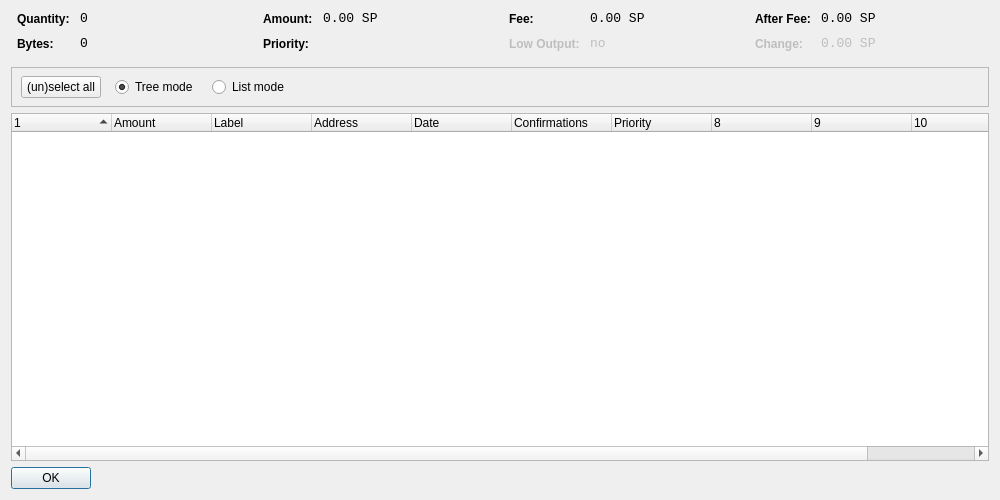
<?xml version="1.0" encoding="UTF-8"?>
<ui version="4.0">
 <class>CoinControlDialog</class>
 <widget class="QDialog" name="CoinControlDialog">
  <property name="geometry">
   <rect>
    <x>0</x>
    <y>0</y>
    <width>1000</width>
    <height>500</height>
   </rect>
  </property>
  <property name="windowTitle">
   <string>Coin Control</string>
  </property>
  <layout class="QVBoxLayout" name="verticalLayout">
   <item>
    <layout class="QHBoxLayout" name="horizontalLayoutTop" stretch="0,0,0,0">
     <property name="topMargin">
      <number>0</number>
     </property>
     <property name="bottomMargin">
      <number>10</number>
     </property>
     <item>
      <layout class="QFormLayout" name="formLayoutCoinControl1">
       <property name="horizontalSpacing">
        <number>10</number>
       </property>
       <property name="verticalSpacing">
        <number>10</number>
       </property>
       <property name="leftMargin">
        <number>6</number>
       </property>
       <property name="rightMargin">
        <number>6</number>
       </property>
       <item row="0" column="0">
        <widget class="QLabel" name="labelCoinControlQuantityText">
         <property name="styleSheet">
          <string notr="true">font-weight:bold;</string>
         </property>
         <property name="text">
          <string>Quantity:</string>
         </property>
        </widget>
       </item>
       <item row="0" column="1">
        <widget class="QLabel" name="labelCoinControlQuantity">
         <property name="font">
          <font>
           <family>Monospace</family>
           <pointsize>10</pointsize>
          </font>
         </property>
         <property name="cursor">
          <cursorShape>IBeamCursor</cursorShape>
         </property>
         <property name="contextMenuPolicy">
          <enum>Qt::ActionsContextMenu</enum>
         </property>
         <property name="text">
          <string notr="true">0</string>
         </property>
         <property name="textInteractionFlags">
          <set>Qt::LinksAccessibleByMouse|Qt::TextSelectableByKeyboard|Qt::TextSelectableByMouse</set>
         </property>
        </widget>
       </item>
       <item row="1" column="0">
        <widget class="QLabel" name="labelCoinControlBytesText">
         <property name="styleSheet">
          <string notr="true">font-weight:bold;</string>
         </property>
         <property name="text">
          <string>Bytes:</string>
         </property>
        </widget>
       </item>
       <item row="1" column="1">
        <widget class="QLabel" name="labelCoinControlBytes">
         <property name="font">
          <font>
           <family>Monospace</family>
           <pointsize>10</pointsize>
          </font>
         </property>
         <property name="cursor">
          <cursorShape>IBeamCursor</cursorShape>
         </property>
         <property name="contextMenuPolicy">
          <enum>Qt::ActionsContextMenu</enum>
         </property>
         <property name="text">
          <string notr="true">0</string>
         </property>
         <property name="textInteractionFlags">
          <set>Qt::LinksAccessibleByMouse|Qt::TextSelectableByKeyboard|Qt::TextSelectableByMouse</set>
         </property>
        </widget>
       </item>
      </layout>
     </item>
     <item>
      <layout class="QFormLayout" name="formLayoutCoinControl2">
       <property name="horizontalSpacing">
        <number>10</number>
       </property>
       <property name="verticalSpacing">
        <number>10</number>
       </property>
       <property name="leftMargin">
        <number>6</number>
       </property>
       <property name="rightMargin">
        <number>6</number>
       </property>
       <item row="0" column="0">
        <widget class="QLabel" name="labelCoinControlAmountText">
         <property name="styleSheet">
          <string notr="true">font-weight:bold;</string>
         </property>
         <property name="text">
          <string>Amount:</string>
         </property>
        </widget>
       </item>
       <item row="0" column="1">
        <widget class="QLabel" name="labelCoinControlAmount">
         <property name="font">
          <font>
           <family>Monospace</family>
           <pointsize>10</pointsize>
          </font>
         </property>
         <property name="cursor">
          <cursorShape>IBeamCursor</cursorShape>
         </property>
         <property name="contextMenuPolicy">
          <enum>Qt::ActionsContextMenu</enum>
         </property>
         <property name="text">
          <string notr="true">0.00 SP</string>
         </property>
         <property name="textInteractionFlags">
          <set>Qt::LinksAccessibleByMouse|Qt::TextSelectableByKeyboard|Qt::TextSelectableByMouse</set>
         </property>
        </widget>
       </item>
       <item row="1" column="0">
        <widget class="QLabel" name="labelCoinControlPriorityText">
         <property name="styleSheet">
          <string notr="true">font-weight:bold;</string>
         </property>
         <property name="text">
          <string>Priority:</string>
         </property>
        </widget>
       </item>
       <item row="1" column="1">
        <widget class="QLabel" name="labelCoinControlPriority">
         <property name="font">
          <font>
           <family>Monospace</family>
           <pointsize>10</pointsize>
          </font>
         </property>
         <property name="cursor">
          <cursorShape>IBeamCursor</cursorShape>
         </property>
         <property name="contextMenuPolicy">
          <enum>Qt::ActionsContextMenu</enum>
         </property>
         <property name="text">
          <string/>
         </property>
         <property name="textInteractionFlags">
          <set>Qt::LinksAccessibleByMouse|Qt::TextSelectableByKeyboard|Qt::TextSelectableByMouse</set>
         </property>
        </widget>
       </item>
      </layout>
     </item>
     <item>
      <layout class="QFormLayout" name="formLayoutCoinControl3">
       <property name="horizontalSpacing">
        <number>10</number>
       </property>
       <property name="verticalSpacing">
        <number>10</number>
       </property>
       <property name="leftMargin">
        <number>6</number>
       </property>
       <property name="rightMargin">
        <number>6</number>
       </property>
       <item row="0" column="0">
        <widget class="QLabel" name="labelCoinControlFeeText">
         <property name="styleSheet">
          <string notr="true">font-weight:bold;</string>
         </property>
         <property name="text">
          <string>Fee:</string>
         </property>
        </widget>
       </item>
       <item row="0" column="1">
        <widget class="QLabel" name="labelCoinControlFee">
         <property name="font">
          <font>
           <family>Monospace</family>
           <pointsize>10</pointsize>
          </font>
         </property>
         <property name="cursor">
          <cursorShape>IBeamCursor</cursorShape>
         </property>
         <property name="contextMenuPolicy">
          <enum>Qt::ActionsContextMenu</enum>
         </property>
         <property name="text">
          <string notr="true">0.00 SP</string>
         </property>
         <property name="textInteractionFlags">
          <set>Qt::LinksAccessibleByMouse|Qt::TextSelectableByKeyboard|Qt::TextSelectableByMouse</set>
         </property>
        </widget>
       </item>
       <item row="1" column="0">
        <widget class="QLabel" name="labelCoinControlLowOutputText">
         <property name="enabled">
          <bool>false</bool>
         </property>
         <property name="styleSheet">
          <string notr="true">font-weight:bold;</string>
         </property>
         <property name="text">
          <string>Low Output:</string>
         </property>
        </widget>
       </item>
       <item row="1" column="1">
        <widget class="QLabel" name="labelCoinControlLowOutput">
         <property name="enabled">
          <bool>false</bool>
         </property>
         <property name="font">
          <font>
           <family>Monospace</family>
           <pointsize>10</pointsize>
          </font>
         </property>
         <property name="cursor">
          <cursorShape>IBeamCursor</cursorShape>
         </property>
         <property name="contextMenuPolicy">
          <enum>Qt::ActionsContextMenu</enum>
         </property>
         <property name="text">
          <string notr="true">no</string>
         </property>
         <property name="textInteractionFlags">
          <set>Qt::LinksAccessibleByMouse|Qt::TextSelectableByKeyboard|Qt::TextSelectableByMouse</set>
         </property>
        </widget>
       </item>
      </layout>
     </item>
     <item>
      <layout class="QFormLayout" name="formLayoutCoinControl4">
       <property name="horizontalSpacing">
        <number>10</number>
       </property>
       <property name="verticalSpacing">
        <number>10</number>
       </property>
       <property name="leftMargin">
        <number>6</number>
       </property>
       <property name="rightMargin">
        <number>6</number>
       </property>
       <item row="0" column="0">
        <widget class="QLabel" name="labelCoinControlAfterFeeText">
         <property name="styleSheet">
          <string notr="true">font-weight:bold;</string>
         </property>
         <property name="text">
          <string>After Fee:</string>
         </property>
        </widget>
       </item>
       <item row="0" column="1">
        <widget class="QLabel" name="labelCoinControlAfterFee">
         <property name="font">
          <font>
           <family>Monospace</family>
           <pointsize>10</pointsize>
          </font>
         </property>
         <property name="cursor">
          <cursorShape>IBeamCursor</cursorShape>
         </property>
         <property name="contextMenuPolicy">
          <enum>Qt::ActionsContextMenu</enum>
         </property>
         <property name="text">
          <string notr="true">0.00 SP</string>
         </property>
         <property name="textInteractionFlags">
          <set>Qt::LinksAccessibleByMouse|Qt::TextSelectableByKeyboard|Qt::TextSelectableByMouse</set>
         </property>
        </widget>
       </item>
       <item row="1" column="0">
        <widget class="QLabel" name="labelCoinControlChangeText">
         <property name="enabled">
          <bool>false</bool>
         </property>
         <property name="styleSheet">
          <string notr="true">font-weight:bold;</string>
         </property>
         <property name="text">
          <string>Change:</string>
         </property>
        </widget>
       </item>
       <item row="1" column="1">
        <widget class="QLabel" name="labelCoinControlChange">
         <property name="enabled">
          <bool>false</bool>
         </property>
         <property name="font">
          <font>
           <family>Monospace</family>
           <pointsize>10</pointsize>
          </font>
         </property>
         <property name="cursor">
          <cursorShape>IBeamCursor</cursorShape>
         </property>
         <property name="contextMenuPolicy">
          <enum>Qt::ActionsContextMenu</enum>
         </property>
         <property name="text">
          <string notr="true">0.00 SP</string>
         </property>
         <property name="textInteractionFlags">
          <set>Qt::LinksAccessibleByMouse|Qt::TextSelectableByKeyboard|Qt::TextSelectableByMouse</set>
         </property>
        </widget>
       </item>
      </layout>
     </item>
    </layout>
   </item>
   <item>
    <widget class="QFrame" name="frame">
     <property name="minimumSize">
      <size>
       <width>0</width>
       <height>40</height>
      </size>
     </property>
     <property name="frameShape">
      <enum>QFrame::StyledPanel</enum>
     </property>
     <property name="frameShadow">
      <enum>QFrame::Sunken</enum>
     </property>
     <widget class="QWidget" name="horizontalLayoutWidget">
      <property name="geometry">
       <rect>
        <x>10</x>
        <y>0</y>
        <width>781</width>
        <height>41</height>
       </rect>
      </property>
      <layout class="QHBoxLayout" name="horizontalLayoutPanel" stretch="0,0,0,0,0">
       <property name="spacing">
        <number>14</number>
       </property>
       <item>
        <widget class="QPushButton" name="pushButtonSelectAll">
         <property name="sizePolicy">
          <sizepolicy hsizetype="Maximum" vsizetype="Fixed">
           <horstretch>0</horstretch>
           <verstretch>0</verstretch>
          </sizepolicy>
         </property>
         <property name="text">
          <string>(un)select all</string>
         </property>
        </widget>
       </item>
       <item>
        <widget class="QRadioButton" name="radioTreeMode">
         <property name="sizePolicy">
          <sizepolicy hsizetype="Maximum" vsizetype="Fixed">
           <horstretch>0</horstretch>
           <verstretch>0</verstretch>
          </sizepolicy>
         </property>
         <property name="text">
          <string>Tree mode</string>
         </property>
         <property name="checked">
          <bool>true</bool>
         </property>
        </widget>
       </item>
       <item>
        <widget class="QRadioButton" name="radioListMode">
         <property name="sizePolicy">
          <sizepolicy hsizetype="Maximum" vsizetype="Fixed">
           <horstretch>0</horstretch>
           <verstretch>0</verstretch>
          </sizepolicy>
         </property>
         <property name="text">
          <string>List mode</string>
         </property>
        </widget>
       </item>
       <item>
        <spacer name="horizontalSpacer">
         <property name="orientation">
          <enum>Qt::Horizontal</enum>
         </property>
         <property name="sizeHint" stdset="0">
          <size>
           <width>40</width>
           <height>20</height>
          </size>
         </property>
        </spacer>
       </item>
      </layout>
     </widget>
    </widget>
   </item>
   <item>
    <widget class="CoinControlTreeWidget" name="treeWidget">
     <property name="contextMenuPolicy">
      <enum>Qt::CustomContextMenu</enum>
     </property>
     <property name="sortingEnabled">
      <bool>false</bool>
     </property>
     <property name="columnCount">
      <number>11</number>
     </property>
     <attribute name="headerShowSortIndicator" stdset="0">
      <bool>true</bool>
     </attribute>
     <attribute name="headerStretchLastSection">
      <bool>false</bool>
     </attribute>
     <column>
      <property name="text">
       <string/>
      </property>
     </column>
     <column>
      <property name="text">
       <string>Amount</string>
      </property>
     </column>
     <column>
      <property name="text">
       <string>Label</string>
      </property>
     </column>
     <column>
      <property name="text">
       <string>Address</string>
      </property>
     </column>
     <column>
      <property name="text">
       <string>Date</string>
      </property>
     </column>
     <column>
      <property name="text">
       <string>Confirmations</string>
      </property>
      <property name="toolTip">
       <string>Confirmed</string>
      </property>
     </column>
     <column>
      <property name="text">
       <string>Priority</string>
      </property>
     </column>
     <column>
      <property name="text">
       <string/>
      </property>
     </column>
     <column>
      <property name="text">
       <string/>
      </property>
     </column>
     <column>
      <property name="text">
       <string/>
      </property>
     </column>
     <column>
      <property name="text">
       <string/>
      </property>
     </column>
    </widget>
   </item>
   <item>
    <widget class="QDialogButtonBox" name="buttonBox">
     <property name="sizePolicy">
      <sizepolicy hsizetype="Maximum" vsizetype="Fixed">
       <horstretch>0</horstretch>
       <verstretch>0</verstretch>
      </sizepolicy>
     </property>
     <property name="orientation">
      <enum>Qt::Horizontal</enum>
     </property>
     <property name="standardButtons">
      <set>QDialogButtonBox::Ok</set>
     </property>
    </widget>
   </item>
  </layout>
 </widget>
 <customwidgets>
  <customwidget>
   <class>CoinControlTreeWidget</class>
   <extends>QTreeWidget</extends>
   <header>coincontroltreewidget.h</header>
  </customwidget>
 </customwidgets>
 <resources/>
 <connections/>
</ui>
